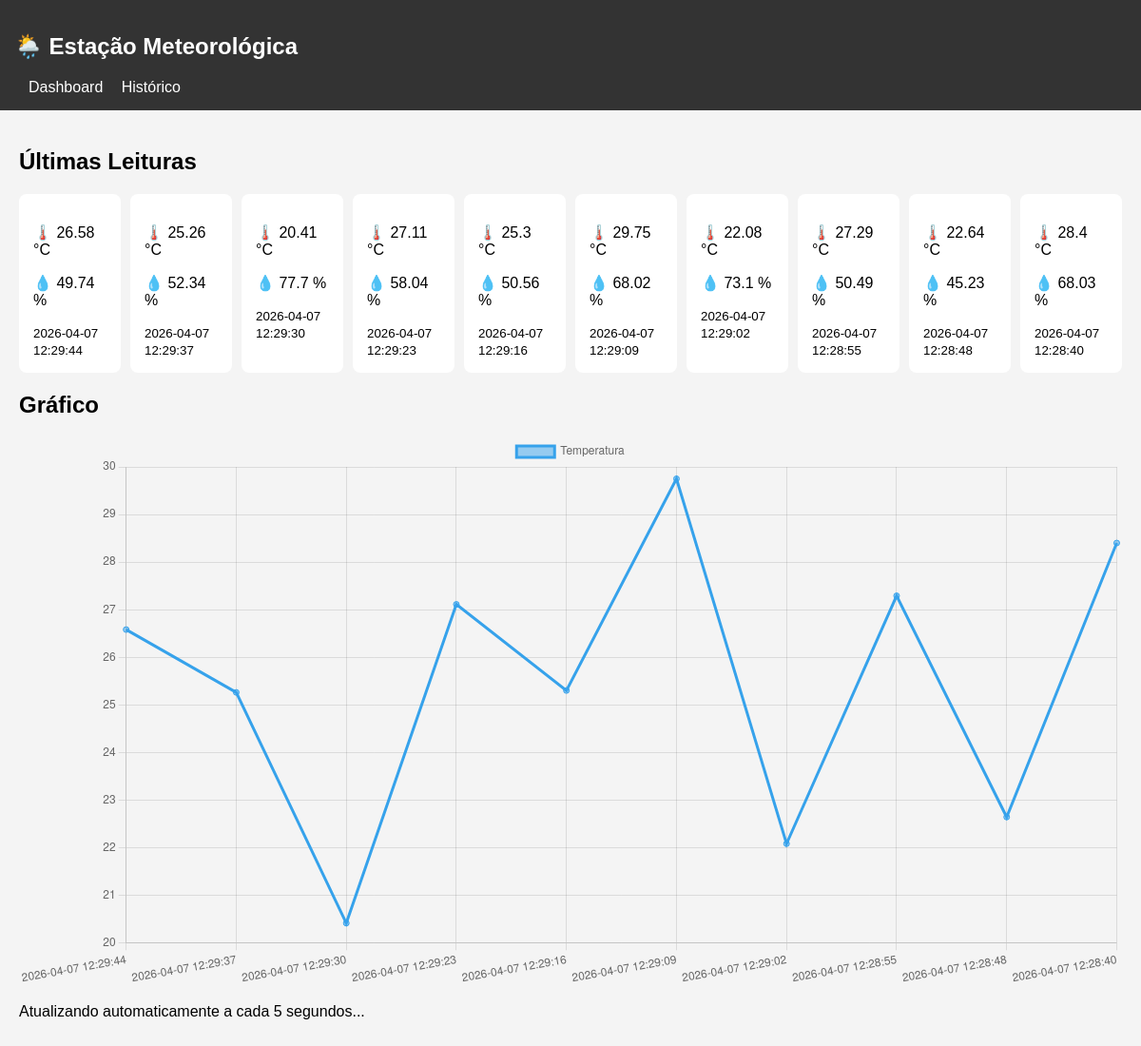
The page / on the database its author committed.
### tables this page shows
CREATE TABLE leituras (
    id INTEGER PRIMARY KEY AUTOINCREMENT,
    temperatura REAL NOT NULL,
    umidade REAL NOT NULL,
    pressao REAL,
    localizacao TEXT DEFAULT 'Lab',
    timestamp DATETIME DEFAULT (datetime('now','localtime'))
);

### app.py (the view)
@app.route('/')
def index():
    dados = listar_leituras(10)
    dados = [dict(row) for row in dados]
    return render_template('index.html', leituras=dados)

### database.py (called while the page is built)
def get_db_connection():
    conn = sqlite3.connect('dados.db', timeout=10)
    conn.execute('PRAGMA journal_mode=WAL')
    conn.execute('PRAGMA busy_timeout=5000')
    conn.row_factory = sqlite3.Row
    return conn

def listar_leituras(limite=50):
    conn = get_db_connection()
    dados = conn.execute(
        "SELECT * FROM leituras ORDER BY timestamp DESC LIMIT ?",
        (limite,)
    ).fetchall()
    conn.close()
    return dados

### templates/index.html
{% extends 'base.html' %}
{% block content %}
<h2>Últimas Leituras</h2>
<div class="cards">
    {% for l in leituras %}
    <div class="card">
        <p>🌡️ {{ l.temperatura }} °C</p>
        <p>💧 {{ l.umidade }} %</p>
        <small>{{ l.timestamp }}</small>
    </div>
    {% endfor %}
</div>
<h2>Gráfico</h2>
<canvas id="grafico"></canvas>
<p id="status">Atualizando automaticamente a cada 5 segundos...</p>
<script>
document.addEventListener("DOMContentLoaded", function() {
    const dados = {{ leituras|tojson }};
    const labels = dados.map(d => d.timestamp);
    const temps = dados.map(d => d.temperatura);
    const ctx = document.getElementById('grafico').getContext('2d');
    new Chart(ctx, {
        type: 'line',
        data: {
            labels: labels,
            datasets: [{
                label: 'Temperatura',
                data: temps
            }]
        }
    });
    setInterval(() => {
        location.reload();
    }, 5000);
});
</script>
{% endblock %}

### templates/base.html (shortened to what this page needs)
<!DOCTYPE html>
<html lang="pt-br">
<head>
    <link rel="stylesheet" href="{{ url_for('static', filename='css/style.css') }}">
</head>
<body>
<nav>
    <h1>🌦️ Estação Meteorológica</h1>
    <a href="/">Dashboard</a>
    <a href="/leituras">Histórico</a>
</nav>
<div class="container">
    {% block content %}{% endblock %}
</div>
</body>
</html>

### statics/css/style.css (style rules this page uses)
body { font-family: Arial; background: #f4f4f4; margin: 0; }
nav { background: #333; color: white; padding: 15px; }
nav a { color: white; margin-left: 15px; text-decoration: none; }
.container { padding: 20px; }
.cards { display: flex; gap: 10px; }
.card { background: white; padding: 15px; border-radius: 8px; }

### rows shown on the page
leituras: temperatura "26.58", umidade "49.74", timestamp "2026-04-07 12:29:44"
leituras: temperatura "25.26", umidade "52.34", timestamp "2026-04-07 12:29:37"
leituras: temperatura "20.41", umidade "77.7", timestamp "2026-04-07 12:29:30"
leituras: temperatura "27.11", umidade "58.04", timestamp "2026-04-07 12:29:23"
leituras: temperatura "25.3", umidade "50.56", timestamp "2026-04-07 12:29:16"
leituras: temperatura "29.75", umidade "68.02", timestamp "2026-04-07 12:29:09"
leituras: temperatura "22.08", umidade "73.1", timestamp "2026-04-07 12:29:02"
leituras: temperatura "27.29", umidade "50.49", timestamp "2026-04-07 12:28:55"
leituras: temperatura "22.64", umidade "45.23", timestamp "2026-04-07 12:28:48"
leituras: temperatura "28.4", umidade "68.03", timestamp "2026-04-07 12:28:40"
